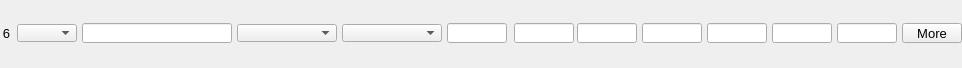
    <widget class="PyDMFrame" name="composite_5">
      <property name="geometry">
        <rect>
          <x>8</x>
          <y>451</y>
          <width>962</width>
          <height>68</height>
        </rect>
      </property>
      <widget class="PyDMEnumComboBox" name="menu_15">
        <property name="geometry">
          <rect>
            <x>17</x>
            <y>24</y>
            <width>60</width>
            <height>18</height>
          </rect>
        </property>
        <property name="toolTip">
          <string>${P}${O6}Use</string>
        </property>
        <property name="channel" stdset="0">
          <string>ca://${P}${O6}Use</string>
        </property>
        <property name="font" stdset="0">
          <font>
            <pointsize>10</pointsize>
          </font>
        </property>
        <property name="styleSheet">
          <string notr="true">PyDMEnumComboBox#menu_15 {
  color: rgb(0, 0, 0);
  background-color: rgb(115, 223, 255);
  }</string>
        </property>
      </widget>
      <widget class="PyDMLabel" name="text_update_55">
        <property name="geometry">
          <rect>
            <x>17</x>
            <y>0</y>
            <width>60</width>
            <height>18</height>
          </rect>
        </property>
        <property name="toolTip">
          <string>PV: ${P}${O6}Use_RBV</string>
        </property>
        <property name="channel" stdset="0">
          <string>ca://${P}${O6}Use_RBV</string>
        </property>
        <property name="font" stdset="0">
          <font>
            <pointsize>10</pointsize>
          </font>
        </property>
        <property name="alignment">
          <set>Qt::AlignCenter</set>
        </property>
        <property name="textInteractionFlags">
          <set>Qt::TextSelectableByKeyboard|Qt::TextSelectableByMouse</set>
        </property>
        <property name="styleSheet">
          <string notr="true">PyDMLabel#text_update_55 {
  color: rgb(10, 0, 184);
  background-color: rgb(70, 70, 70);
  }</string>
        </property>
      </widget>
      <widget class="PyDMLineEdit" name="text_entry_40">
        <property name="geometry">
          <rect>
            <x>82</x>
            <y>23</y>
            <width>150</width>
            <height>20</height>
          </rect>
        </property>
        <property name="channel" stdset="0">
          <string>ca://${P}${O6}Name</string>
        </property>
        <property name="toolTip">
          <string>${P}${O6}Name</string>
        </property>
        <property name="font" stdset="0">
          <font>
            <pointsize>10</pointsize>
          </font>
        </property>
        <property name="styleSheet">
          <string notr="true">PyDMLineEdit#text_entry_40 {
  color: rgb(0, 0, 0);
  background-color: rgb(115, 223, 255);
  border: 1px solid black;
  margin: 0px;
  padding: 0px;
  spacing: 0px;
  }</string>
        </property>
      </widget>
      <widget class="PyDMLabel" name="text_update_56">
        <property name="geometry">
          <rect>
            <x>82</x>
            <y>0</y>
            <width>150</width>
            <height>18</height>
          </rect>
        </property>
        <property name="toolTip">
          <string>PV: ${P}${O6}Name_RBV</string>
        </property>
        <property name="channel" stdset="0">
          <string>ca://${P}${O6}Name_RBV</string>
        </property>
        <property name="font" stdset="0">
          <font>
            <pointsize>10</pointsize>
          </font>
        </property>
        <property name="alignment">
          <set>Qt::AlignCenter</set>
        </property>
        <property name="textInteractionFlags">
          <set>Qt::TextSelectableByKeyboard|Qt::TextSelectableByMouse</set>
        </property>
        <property name="styleSheet">
          <string notr="true">PyDMLabel#text_update_56 {
  color: rgb(10, 0, 184);
  background-color: rgb(187, 187, 187);
  }</string>
        </property>
      </widget>
      <widget class="PyDMEnumComboBox" name="menu_16">
        <property name="geometry">
          <rect>
            <x>237</x>
            <y>24</y>
            <width>100</width>
            <height>18</height>
          </rect>
        </property>
        <property name="toolTip">
          <string>${P}${O6}Shape</string>
        </property>
        <property name="channel" stdset="0">
          <string>ca://${P}${O6}Shape</string>
        </property>
        <property name="font" stdset="0">
          <font>
            <pointsize>10</pointsize>
          </font>
        </property>
        <property name="styleSheet">
          <string notr="true">PyDMEnumComboBox#menu_16 {
  color: rgb(0, 0, 0);
  background-color: rgb(115, 223, 255);
  }</string>
        </property>
      </widget>
      <widget class="PyDMLabel" name="text_update_57">
        <property name="geometry">
          <rect>
            <x>237</x>
            <y>0</y>
            <width>100</width>
            <height>18</height>
          </rect>
        </property>
        <property name="toolTip">
          <string>PV: ${P}${O6}Shape_RBV</string>
        </property>
        <property name="channel" stdset="0">
          <string>ca://${P}${O6}Shape_RBV</string>
        </property>
        <property name="font" stdset="0">
          <font>
            <pointsize>10</pointsize>
          </font>
        </property>
        <property name="alignment">
          <set>Qt::AlignCenter</set>
        </property>
        <property name="textInteractionFlags">
          <set>Qt::TextSelectableByKeyboard|Qt::TextSelectableByMouse</set>
        </property>
        <property name="styleSheet">
          <string notr="true">PyDMLabel#text_update_57 {
  color: rgb(10, 0, 184);
  background-color: rgb(187, 187, 187);
  }</string>
        </property>
      </widget>
      <widget class="PyDMEnumComboBox" name="menu_17">
        <property name="geometry">
          <rect>
            <x>342</x>
            <y>24</y>
            <width>100</width>
            <height>18</height>
          </rect>
        </property>
        <property name="toolTip">
          <string>${P}${O6}DrawMode</string>
        </property>
        <property name="channel" stdset="0">
          <string>ca://${P}${O6}DrawMode</string>
        </property>
        <property name="font" stdset="0">
          <font>
            <pointsize>10</pointsize>
          </font>
        </property>
        <property name="styleSheet">
          <string notr="true">PyDMEnumComboBox#menu_17 {
  color: rgb(0, 0, 0);
  background-color: rgb(115, 223, 255);
  }</string>
        </property>
      </widget>
      <widget class="PyDMLabel" name="text_update_58">
        <property name="geometry">
          <rect>
            <x>342</x>
            <y>0</y>
            <width>100</width>
            <height>18</height>
          </rect>
        </property>
        <property name="toolTip">
          <string>PV: ${P}${O6}DrawMode_RBV</string>
        </property>
        <property name="channel" stdset="0">
          <string>ca://${P}${O6}DrawMode_RBV</string>
        </property>
        <property name="font" stdset="0">
          <font>
            <pointsize>10</pointsize>
          </font>
        </property>
        <property name="alignment">
          <set>Qt::AlignCenter</set>
        </property>
        <property name="textInteractionFlags">
          <set>Qt::TextSelectableByKeyboard|Qt::TextSelectableByMouse</set>
        </property>
        <property name="styleSheet">
          <string notr="true">PyDMLabel#text_update_58 {
  color: rgb(10, 0, 184);
  background-color: rgb(187, 187, 187);
  }</string>
        </property>
      </widget>
      <widget class="PyDMLineEdit" name="text_entry_41">
        <property name="geometry">
          <rect>
            <x>514</x>
            <y>23</y>
            <width>60</width>
            <height>20</height>
          </rect>
        </property>
        <property name="channel" stdset="0">
          <string>ca://${P}${O6}Green</string>
        </property>
        <property name="toolTip">
          <string>${P}${O6}Green</string>
        </property>
        <property name="font" stdset="0">
          <font>
            <pointsize>10</pointsize>
          </font>
        </property>
        <property name="styleSheet">
          <string notr="true">PyDMLineEdit#text_entry_41 {
  color: rgb(0, 0, 0);
  background-color: rgb(115, 223, 255);
  border: 1px solid black;
  margin: 0px;
  padding: 0px;
  spacing: 0px;
  }</string>
        </property>
      </widget>
      <widget class="PyDMLabel" name="text_update_59">
        <property name="geometry">
          <rect>
            <x>514</x>
            <y>0</y>
            <width>60</width>
            <height>18</height>
          </rect>
        </property>
        <property name="toolTip">
          <string>PV: ${P}${O6}Green_RBV</string>
        </property>
        <property name="channel" stdset="0">
          <string>ca://${P}${O6}Green_RBV</string>
        </property>
        <property name="font" stdset="0">
          <font>
            <pointsize>10</pointsize>
          </font>
        </property>
        <property name="alignment">
          <set>Qt::AlignCenter</set>
        </property>
        <property name="textInteractionFlags">
          <set>Qt::TextSelectableByKeyboard|Qt::TextSelectableByMouse</set>
        </property>
        <property name="styleSheet">
          <string notr="true">PyDMLabel#text_update_59 {
  color: rgb(10, 0, 184);
  background-color: rgb(187, 187, 187);
  }</string>
        </property>
      </widget>
      <widget class="PyDMLineEdit" name="text_entry_42">
        <property name="geometry">
          <rect>
            <x>577</x>
            <y>23</y>
            <width>60</width>
            <height>20</height>
          </rect>
        </property>
        <property name="channel" stdset="0">
          <string>ca://${P}${O6}Blue</string>
        </property>
        <property name="toolTip">
          <string>${P}${O6}Blue</string>
        </property>
        <property name="font" stdset="0">
          <font>
            <pointsize>10</pointsize>
          </font>
        </property>
        <property name="styleSheet">
          <string notr="true">PyDMLineEdit#text_entry_42 {
  color: rgb(0, 0, 0);
  background-color: rgb(115, 223, 255);
  border: 1px solid black;
  margin: 0px;
  padding: 0px;
  spacing: 0px;
  }</string>
        </property>
      </widget>
      <widget class="PyDMLabel" name="text_update_60">
        <property name="geometry">
          <rect>
            <x>577</x>
            <y>0</y>
            <width>60</width>
            <height>18</height>
          </rect>
        </property>
        <property name="toolTip">
          <string>PV: ${P}${O6}Blue_RBV</string>
        </property>
        <property name="channel" stdset="0">
          <string>ca://${P}${O6}Blue_RBV</string>
        </property>
        <property name="font" stdset="0">
          <font>
            <pointsize>10</pointsize>
          </font>
        </property>
        <property name="alignment">
          <set>Qt::AlignCenter</set>
        </property>
        <property name="textInteractionFlags">
          <set>Qt::TextSelectableByKeyboard|Qt::TextSelectableByMouse</set>
        </property>
        <property name="styleSheet">
          <string notr="true">PyDMLabel#text_update_60 {
  color: rgb(10, 0, 184);
  background-color: rgb(187, 187, 187);
  }</string>
        </property>
      </widget>
      <widget class="PyDMSlider" name="valuator_20">
        <property name="geometry">
          <rect>
            <x>642</x>
            <y>48</y>
            <width>60</width>
            <height>20</height>
          </rect>
        </property>
        <property name="channel" stdset="0">
          <string>ca://${P}${O6}PositionX</string>
        </property>
        <property name="toolTip">
          <string>${P}${O6}PositionX</string>
        </property>
        <property name="orientation" stdset="0">
          <string>Qt::Horizontal</string>
        </property>
        <property name="showLimitLabels" stdset="0">
          <bool>true</bool>
        </property>
        <property name="showValueLabel" stdset="0">
          <bool>false</bool>
        </property>
        <property name="showUnits" stdset="0">
          <bool>false</bool>
        </property>
        <property name="tickPosition" stdset="0">
          <enum>QSlider::NoTicks</enum>
        </property>
        <property name="precision" stdset="0">
          <number>1</number>
        </property>
        <property name="styleSheet">
          <string notr="true">PyDMSlider#valuator_20 {
  color: rgb(0, 0, 0);
  background-color: rgb(115, 223, 255);
  }</string>
        </property>
      </widget>
      <widget class="PyDMLineEdit" name="text_entry_43">
        <property name="geometry">
          <rect>
            <x>642</x>
            <y>23</y>
            <width>60</width>
            <height>20</height>
          </rect>
        </property>
        <property name="channel" stdset="0">
          <string>ca://${P}${O6}PositionX</string>
        </property>
        <property name="toolTip">
          <string>${P}${O6}PositionX</string>
        </property>
        <property name="font" stdset="0">
          <font>
            <pointsize>10</pointsize>
          </font>
        </property>
        <property name="styleSheet">
          <string notr="true">PyDMLineEdit#text_entry_43 {
  color: rgb(0, 0, 0);
  background-color: rgb(115, 223, 255);
  border: 1px solid black;
  margin: 0px;
  padding: 0px;
  spacing: 0px;
  }</string>
        </property>
      </widget>
      <widget class="PyDMLabel" name="text_update_61">
        <property name="geometry">
          <rect>
            <x>642</x>
            <y>0</y>
            <width>60</width>
            <height>18</height>
          </rect>
        </property>
        <property name="toolTip">
          <string>PV: ${P}${O6}PositionX_RBV</string>
        </property>
        <property name="channel" stdset="0">
          <string>ca://${P}${O6}PositionX_RBV</string>
        </property>
        <property name="font" stdset="0">
          <font>
            <pointsize>10</pointsize>
          </font>
        </property>
        <property name="alignment">
          <set>Qt::AlignCenter</set>
        </property>
        <property name="textInteractionFlags">
          <set>Qt::TextSelectableByKeyboard|Qt::TextSelectableByMouse</set>
        </property>
        <property name="styleSheet">
          <string notr="true">PyDMLabel#text_update_61 {
  color: rgb(10, 0, 184);
  background-color: rgb(187, 187, 187);
  }</string>
        </property>
      </widget>
      <widget class="PyDMSlider" name="valuator_21">
        <property name="geometry">
          <rect>
            <x>707</x>
            <y>48</y>
            <width>60</width>
            <height>20</height>
          </rect>
        </property>
        <property name="channel" stdset="0">
          <string>ca://${P}${O6}SizeX</string>
        </property>
        <property name="toolTip">
          <string>${P}${O6}SizeX</string>
        </property>
        <property name="orientation" stdset="0">
          <string>Qt::Horizontal</string>
        </property>
        <property name="showLimitLabels" stdset="0">
          <bool>true</bool>
        </property>
        <property name="showValueLabel" stdset="0">
          <bool>false</bool>
        </property>
        <property name="showUnits" stdset="0">
          <bool>false</bool>
        </property>
        <property name="tickPosition" stdset="0">
          <enum>QSlider::NoTicks</enum>
        </property>
        <property name="precision" stdset="0">
          <number>1</number>
        </property>
        <property name="styleSheet">
          <string notr="true">PyDMSlider#valuator_21 {
  color: rgb(0, 0, 0);
  background-color: rgb(115, 223, 255);
  }</string>
        </property>
      </widget>
      <widget class="PyDMLineEdit" name="text_entry_44">
        <property name="geometry">
          <rect>
            <x>707</x>
            <y>23</y>
            <width>60</width>
            <height>20</height>
          </rect>
        </property>
        <property name="channel" stdset="0">
          <string>ca://${P}${O6}SizeX</string>
        </property>
        <property name="toolTip">
          <string>${P}${O6}SizeX</string>
        </property>
        <property name="font" stdset="0">
          <font>
            <pointsize>10</pointsize>
          </font>
        </property>
        <property name="styleSheet">
          <string notr="true">PyDMLineEdit#text_entry_44 {
  color: rgb(0, 0, 0);
  background-color: rgb(115, 223, 255);
  border: 1px solid black;
  margin: 0px;
  padding: 0px;
  spacing: 0px;
  }</string>
        </property>
      </widget>
      <widget class="PyDMLabel" name="text_update_62">
        <property name="geometry">
          <rect>
            <x>707</x>
            <y>0</y>
            <width>60</width>
            <height>18</height>
          </rect>
        </property>
        <property name="toolTip">
          <string>PV: ${P}${O6}SizeX_RBV</string>
        </property>
        <property name="channel" stdset="0">
          <string>ca://${P}${O6}SizeX_RBV</string>
        </property>
        <property name="font" stdset="0">
          <font>
            <pointsize>10</pointsize>
          </font>
        </property>
        <property name="alignment">
          <set>Qt::AlignCenter</set>
        </property>
        <property name="textInteractionFlags">
          <set>Qt::TextSelectableByKeyboard|Qt::TextSelectableByMouse</set>
        </property>
        <property name="styleSheet">
          <string notr="true">PyDMLabel#text_update_62 {
  color: rgb(10, 0, 184);
  background-color: rgb(187, 187, 187);
  }</string>
        </property>
      </widget>
      <widget class="PyDMSlider" name="valuator_22">
        <property name="geometry">
          <rect>
            <x>772</x>
            <y>48</y>
            <width>60</width>
            <height>20</height>
          </rect>
        </property>
        <property name="channel" stdset="0">
          <string>ca://${P}${O6}PositionY</string>
        </property>
        <property name="toolTip">
          <string>${P}${O6}PositionY</string>
        </property>
        <property name="orientation" stdset="0">
          <string>Qt::Horizontal</string>
        </property>
        <property name="showLimitLabels" stdset="0">
          <bool>true</bool>
        </property>
        <property name="showValueLabel" stdset="0">
          <bool>false</bool>
        </property>
        <property name="showUnits" stdset="0">
          <bool>false</bool>
        </property>
        <property name="tickPosition" stdset="0">
          <enum>QSlider::NoTicks</enum>
        </property>
        <property name="precision" stdset="0">
          <number>1</number>
        </property>
        <property name="styleSheet">
          <string notr="true">PyDMSlider#valuator_22 {
  color: rgb(0, 0, 0);
  background-color: rgb(115, 223, 255);
  }</string>
        </property>
      </widget>
      <widget class="PyDMLineEdit" name="text_entry_45">
        <property name="geometry">
          <rect>
            <x>772</x>
            <y>23</y>
            <width>60</width>
            <height>20</height>
          </rect>
        </property>
        <property name="channel" stdset="0">
          <string>ca://${P}${O6}PositionY</string>
        </property>
        <property name="toolTip">
          <string>${P}${O6}PositionY</string>
        </property>
        <property name="font" stdset="0">
          <font>
            <pointsize>10</pointsize>
          </font>
        </property>
        <property name="styleSheet">
          <string notr="true">PyDMLineEdit#text_entry_45 {
  color: rgb(0, 0, 0);
  background-color: rgb(115, 223, 255);
  border: 1px solid black;
  margin: 0px;
  padding: 0px;
  spacing: 0px;
  }</string>
        </property>
      </widget>
      <widget class="PyDMLabel" name="text_update_63">
        <property name="geometry">
          <rect>
            <x>772</x>
            <y>0</y>
            <width>60</width>
            <height>18</height>
          </rect>
        </property>
        <property name="toolTip">
          <string>PV: ${P}${O6}PositionY_RBV</string>
        </property>
        <property name="channel" stdset="0">
          <string>ca://${P}${O6}PositionY_RBV</string>
        </property>
        <property name="font" stdset="0">
          <font>
            <pointsize>10</pointsize>
          </font>
        </property>
        <property name="alignment">
          <set>Qt::AlignCenter</set>
        </property>
        <property name="textInteractionFlags">
          <set>Qt::TextSelectableByKeyboard|Qt::TextSelectableByMouse</set>
        </property>
        <property name="styleSheet">
          <string notr="true">PyDMLabel#text_update_63 {
  color: rgb(10, 0, 184);
  background-color: rgb(187, 187, 187);
  }</string>
        </property>
      </widget>
      <widget class="PyDMSlider" name="valuator_23">
        <property name="geometry">
          <rect>
            <x>837</x>
            <y>48</y>
            <width>60</width>
            <height>20</height>
          </rect>
        </property>
        <property name="channel" stdset="0">
          <string>ca://${P}${O6}SizeY</string>
        </property>
        <property name="toolTip">
          <string>${P}${O6}SizeY</string>
        </property>
        <property name="orientation" stdset="0">
          <string>Qt::Horizontal</string>
        </property>
        <property name="showLimitLabels" stdset="0">
          <bool>true</bool>
        </property>
        <property name="showValueLabel" stdset="0">
          <bool>false</bool>
        </property>
        <property name="showUnits" stdset="0">
          <bool>false</bool>
        </property>
        <property name="tickPosition" stdset="0">
          <enum>QSlider::NoTicks</enum>
        </property>
        <property name="precision" stdset="0">
          <number>1</number>
        </property>
        <property name="styleSheet">
          <string notr="true">PyDMSlider#valuator_23 {
  color: rgb(0, 0, 0);
  background-color: rgb(115, 223, 255);
  }</string>
        </property>
      </widget>
      <widget class="PyDMLineEdit" name="text_entry_46">
        <property name="geometry">
          <rect>
            <x>837</x>
            <y>23</y>
            <width>60</width>
            <height>20</height>
          </rect>
        </property>
        <property name="channel" stdset="0">
          <string>ca://${P}${O6}SizeY</string>
        </property>
        <property name="toolTip">
          <string>${P}${O6}SizeY</string>
        </property>
        <property name="font" stdset="0">
          <font>
            <pointsize>10</pointsize>
          </font>
        </property>
        <property name="styleSheet">
          <string notr="true">PyDMLineEdit#text_entry_46 {
  color: rgb(0, 0, 0);
  background-color: rgb(115, 223, 255);
  border: 1px solid black;
  margin: 0px;
  padding: 0px;
  spacing: 0px;
  }</string>
        </property>
      </widget>
      <widget class="PyDMLabel" name="text_update_64">
        <property name="geometry">
          <rect>
            <x>837</x>
            <y>0</y>
            <width>60</width>
            <height>18</height>
          </rect>
        </property>
        <property name="toolTip">
          <string>PV: ${P}${O6}SizeY_RBV</string>
        </property>
        <property name="channel" stdset="0">
          <string>ca://${P}${O6}SizeY_RBV</string>
        </property>
        <property name="font" stdset="0">
          <font>
            <pointsize>10</pointsize>
          </font>
        </property>
        <property name="alignment">
          <set>Qt::AlignCenter</set>
        </property>
        <property name="textInteractionFlags">
          <set>Qt::TextSelectableByKeyboard|Qt::TextSelectableByMouse</set>
        </property>
        <property name="styleSheet">
          <string notr="true">PyDMLabel#text_update_64 {
  color: rgb(10, 0, 184);
  background-color: rgb(187, 187, 187);
  }</string>
        </property>
      </widget>
      <widget class="PyDMLineEdit" name="text_entry_47">
        <property name="geometry">
          <rect>
            <x>447</x>
            <y>23</y>
            <width>60</width>
            <height>20</height>
          </rect>
        </property>
        <property name="channel" stdset="0">
          <string>ca://${P}${O6}Red</string>
        </property>
        <property name="toolTip">
          <string>${P}${O6}Red</string>
        </property>
        <property name="font" stdset="0">
          <font>
            <pointsize>10</pointsize>
          </font>
        </property>
        <property name="styleSheet">
          <string notr="true">PyDMLineEdit#text_entry_47 {
  color: rgb(0, 0, 0);
  background-color: rgb(115, 223, 255);
  border: 1px solid black;
  margin: 0px;
  padding: 0px;
  spacing: 0px;
  }</string>
        </property>
      </widget>
      <widget class="PyDMLabel" name="text_update_65">
        <property name="geometry">
          <rect>
            <x>447</x>
            <y>0</y>
            <width>60</width>
            <height>18</height>
          </rect>
        </property>
        <property name="toolTip">
          <string>PV: ${P}${O6}Red_RBV</string>
        </property>
        <property name="channel" stdset="0">
          <string>ca://${P}${O6}Red_RBV</string>
        </property>
        <property name="font" stdset="0">
          <font>
            <pointsize>10</pointsize>
          </font>
        </property>
        <property name="alignment">
          <set>Qt::AlignCenter</set>
        </property>
        <property name="textInteractionFlags">
          <set>Qt::TextSelectableByKeyboard|Qt::TextSelectableByMouse</set>
        </property>
        <property name="styleSheet">
          <string notr="true">PyDMLabel#text_update_65 {
  color: rgb(10, 0, 184);
  background-color: rgb(187, 187, 187);
  }</string>
        </property>
      </widget>
      <widget class="QLabel" name="text_20">
        <property name="geometry">
          <rect>
            <x>0</x>
            <y>23</y>
            <width>10</width>
            <height>20</height>
          </rect>
        </property>
        <property name="text">
          <string>6</string>
        </property>
        <property name="font" stdset="0">
          <font>
            <pointsize>10</pointsize>
          </font>
        </property>
        <property name="brush" stdset="0">
          <brush brushstyle="SolidPattern">
            <color alpha="255">
              <red>0</red>
              <green>0</green>
              <blue>0</blue>
            </color>
          </brush>
        </property>
        <property name="toolTip">
          <string>text_20</string>
        </property>
        <property name="alignment">
          <set>Qt::AlignRight|Qt::AlignTrailing|Qt::AlignVCenter</set>
        </property>
        <property name="styleSheet">
          <string notr="true">QLabel#text_20 {
  color: rgb(0, 0, 0);
  }</string>
        </property>
      </widget>
      <widget class="PyDMRelatedDisplayButton" name="related_display_5">
        <property name="geometry">
          <rect>
            <x>902</x>
            <y>23</y>
            <width>60</width>
            <height>20</height>
          </rect>
        </property>
        <property name="toolTip">
          <string>More</string>
        </property>
        <property name="text">
          <string>More</string>
        </property>
        <property name="showIcon" stdset="0">
          <bool>true</bool>
        </property>
        <property name="font" stdset="0">
          <font>
            <pointsize>10</pointsize>
          </font>
        </property>
        <property name="styleSheet">
          <string notr="true">PyDMRelatedDisplayButton#related_display_5 {
  color: rgb(0, 0, 0);
  background-color: rgb(115, 223, 255);
  }</string>
        </property>
        <property name="titles" stdset="0">
          <stringlist>
            <string>Full Overlay</string>
          </stringlist>
        </property>
        <property name="filenames" stdset="0">
          <stringlist>
            <string>OverlayN_V25.ui</string>
          </stringlist>
        </property>
        <property name="macros" stdset="0">
          <stringlist>
            <string>P=${P}, R=${O6}</string>
          </stringlist>
        </property>
        <property name="openInNewWindow" stdset="0">
          <bool>true</bool>
        </property>
      </widget>
    </widget>
